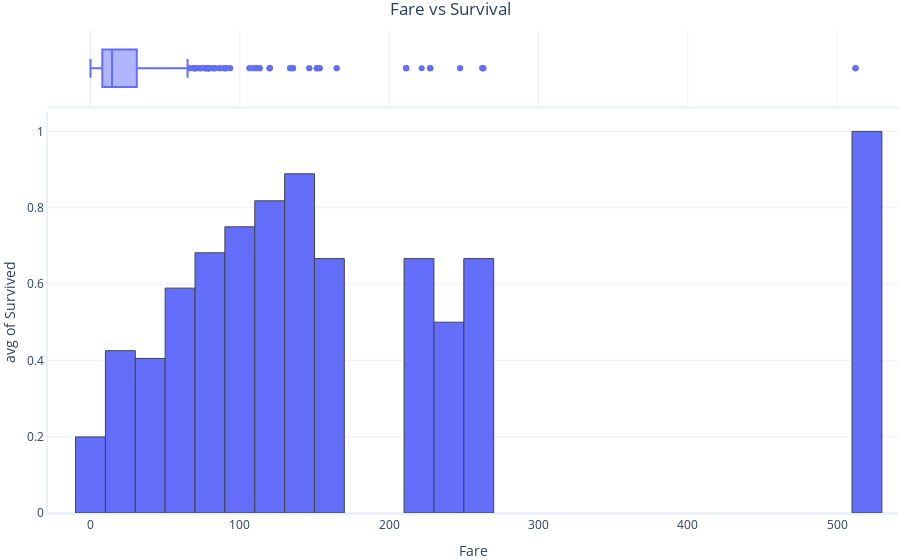
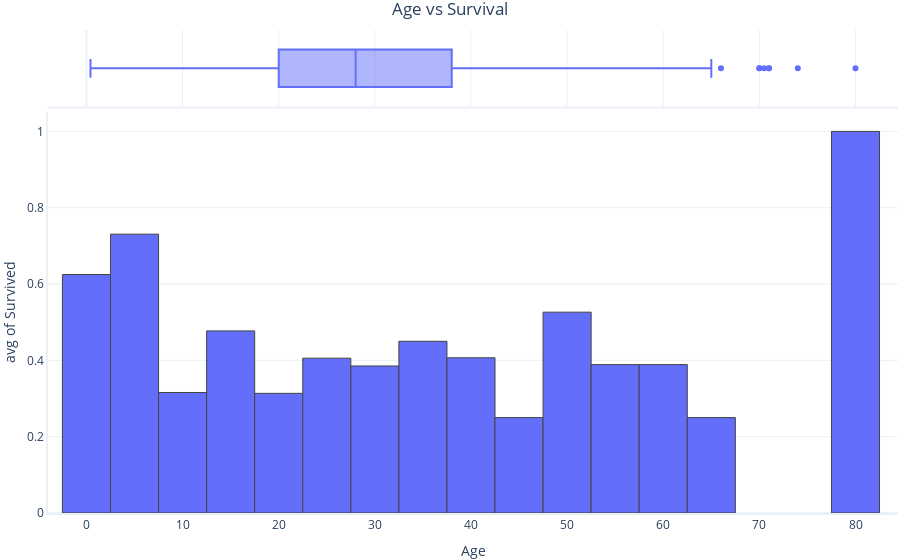

Here is the notebook cell these charts were saved with, in order:
### Markdown cell above
We don't see an obvious relationship between `Age` and `Fare`. 

Does the cost of a fare, or the person's age, have any relationship with likelihood of survival?

### Code cell
# Plot Fare vs Survival
graphing.histogram(dataset, label_x="Fare", label_y="Survived", histfunc="avg", nbins=30, title="Fare vs Survival", include_boxplot=True, show=True)

# Plot Age vs Survival
graphing.histogram(dataset, label_x="Age", label_y="Survived", histfunc="avg", title="Age vs Survival", nbins=30, include_boxplot=True)

### Figure 1 — Plotly figure (JSON) as saved in the notebook; plotly's stock layout.template omitted (floating-point values rounded to 4 significant figures; data arrays with more than 128 entries replaced by an {"elided": "..."} marker saying what was removed)
{"data": [{"alignmentgroup": "True", "bingroup": "x", "histfunc": "avg", "hovertemplate": "Fare=%{x}<br>avg of Survived=%{y}<extra></extra>", "legendgroup": "", "marker": {"color": "#636efa", "pattern": {"shape": ""}}, "name": "", "nbinsx": 30, "offsetgroup": "", "orientation": "v", "showlegend": false, "x": {"elided": "891 float values"}, "xaxis": "x", "y": {"elided": "891 int values"}, "yaxis": "y", "type": "histogram"}, {"alignmentgroup": "True", "hovertemplate": "Fare=%{x}<extra></extra>", "legendgroup": "", "marker": {"color": "#636efa"}, "name": "", "notched": false, "offsetgroup": "", "showlegend": false, "x": {"elided": "891 float values"}, "xaxis": "x2", "yaxis": "y2", "type": "box"}], "layout": {"xaxis": {"anchor": "y", "domain": [0, 1], "title": {"text": "Fare"}}, "yaxis": {"anchor": "x", "domain": [0, 0.8316], "title": {"text": "avg of Survived"}}, "xaxis2": {"anchor": "y2", "domain": [0, 1], "matches": "x", "showticklabels": false, "showgrid": true}, "yaxis2": {"anchor": "x2", "domain": [0.8416, 1], "matches": "y2", "showticklabels": false, "showline": false, "ticks": "", "showgrid": false}, "legend": {"tracegroupgap": 0}, "title": {"text": "Fare vs Survival"}, "barmode": "relative"}}

### Figure 2 — Plotly figure (JSON) as saved in the notebook; plotly's stock layout.template omitted (floating-point values rounded to 4 significant figures; data arrays with more than 128 entries replaced by an {"elided": "..."} marker saying what was removed)
{"data": [{"alignmentgroup": "True", "bingroup": "x", "histfunc": "avg", "hovertemplate": "Age=%{x}<br>avg of Survived=%{y}<extra></extra>", "legendgroup": "", "marker": {"color": "#636efa", "pattern": {"shape": ""}}, "name": "", "nbinsx": 30, "offsetgroup": "", "orientation": "v", "showlegend": false, "x": {"elided": "891 float values"}, "xaxis": "x", "y": {"elided": "891 int values"}, "yaxis": "y", "type": "histogram"}, {"alignmentgroup": "True", "hovertemplate": "Age=%{x}<extra></extra>", "legendgroup": "", "marker": {"color": "#636efa"}, "name": "", "notched": false, "offsetgroup": "", "showlegend": false, "x": {"elided": "891 float values"}, "xaxis": "x2", "yaxis": "y2", "type": "box"}], "layout": {"xaxis": {"anchor": "y", "domain": [0, 1], "title": {"text": "Age"}}, "yaxis": {"anchor": "x", "domain": [0, 0.8316], "title": {"text": "avg of Survived"}}, "xaxis2": {"anchor": "y2", "domain": [0, 1], "matches": "x", "showticklabels": false, "showgrid": true}, "yaxis2": {"anchor": "x2", "domain": [0.8416, 1], "matches": "y2", "showticklabels": false, "showline": false, "ticks": "", "showgrid": false}, "legend": {"tracegroupgap": 0}, "title": {"text": "Age vs Survival"}, "barmode": "relative"}}
